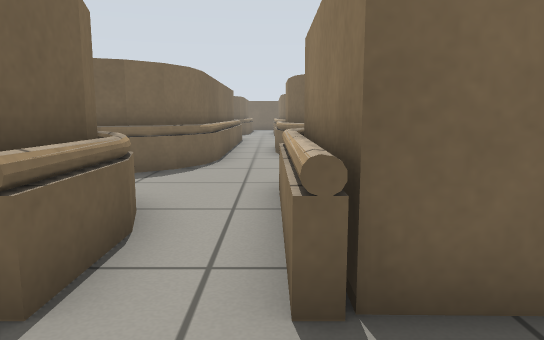
View 1 (above)

24 first-person views from a walk through a world built for the Gazebo simulator. The camera is 0.61 m above the floor, tilts 8° down and sees 70° across. The floor is counted in squares, 0.5 m on a side. Each view is taken from the middle of a square. On the plan, view 1 faces up. The plan holds only what a view shows up to about 15 squares ahead; the rest is blank.

View 2
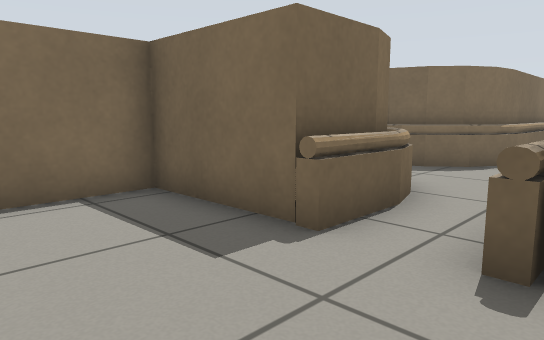

View 3
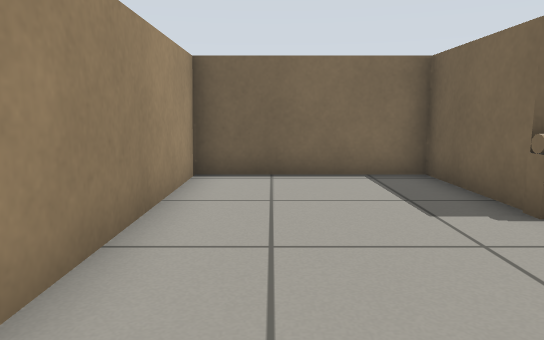

View 4
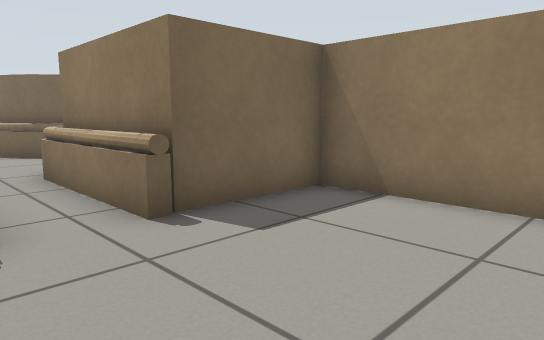

View 5
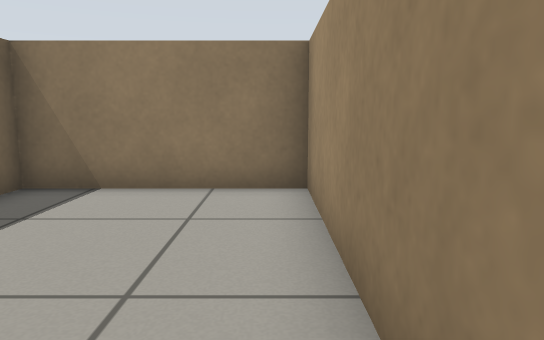

View 6
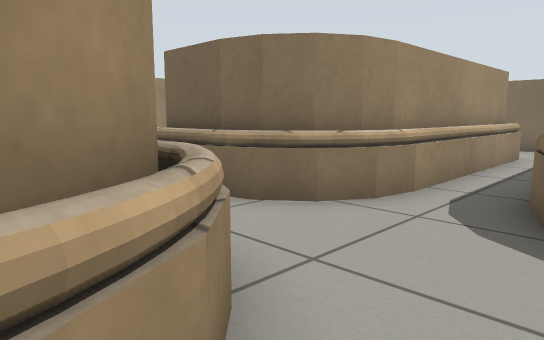

View 7
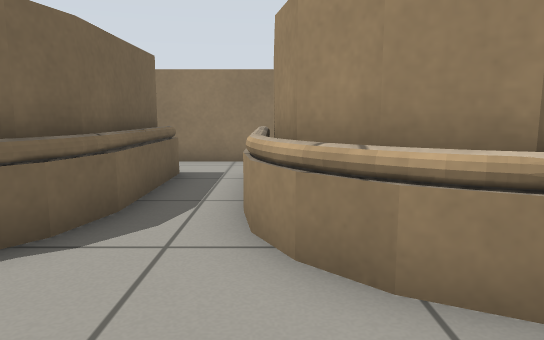

View 8
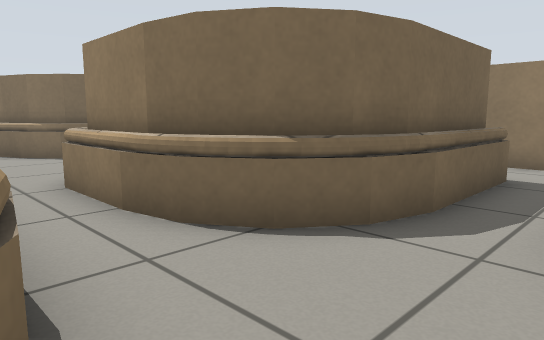

View 9
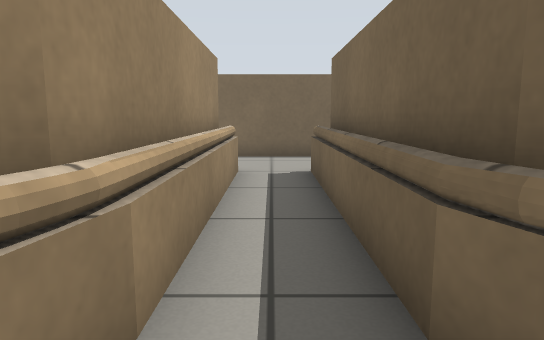

View 10
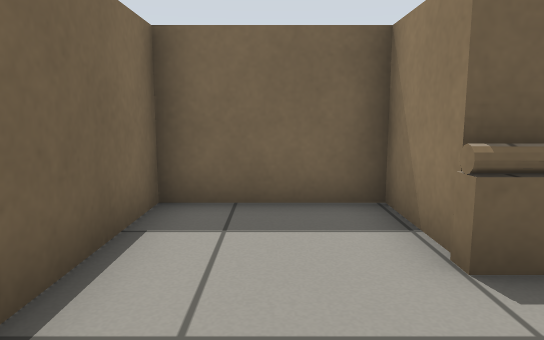

View 11
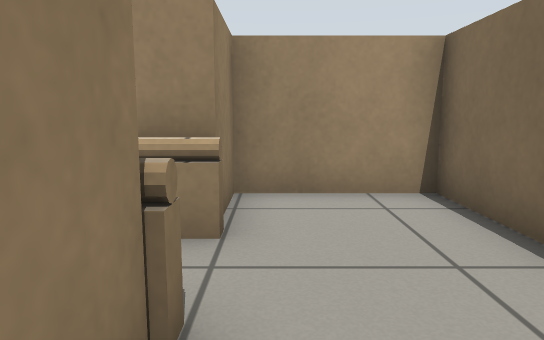

View 12
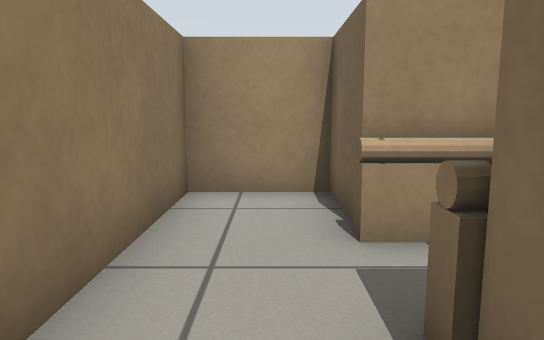

View 13
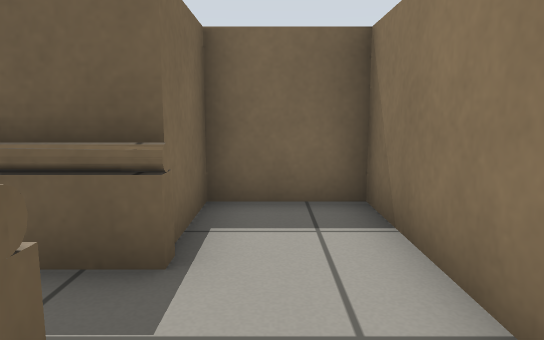

View 14
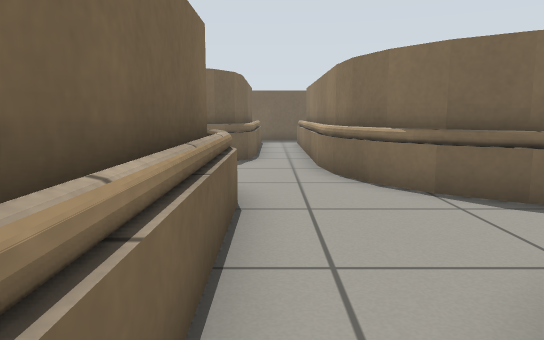

View 15
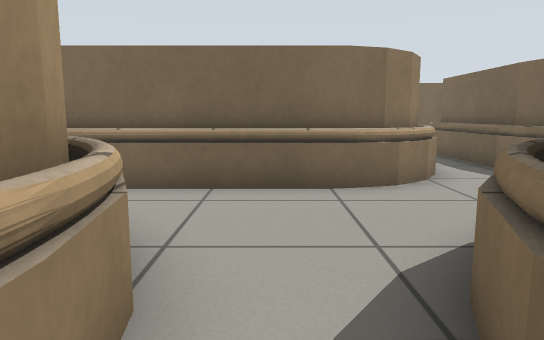

View 16
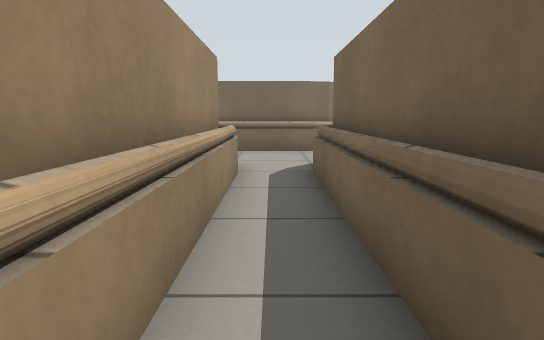

View 17
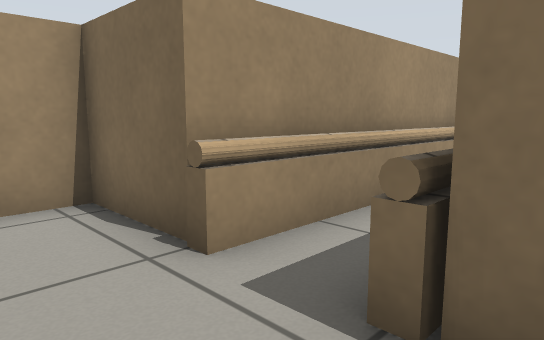

View 18
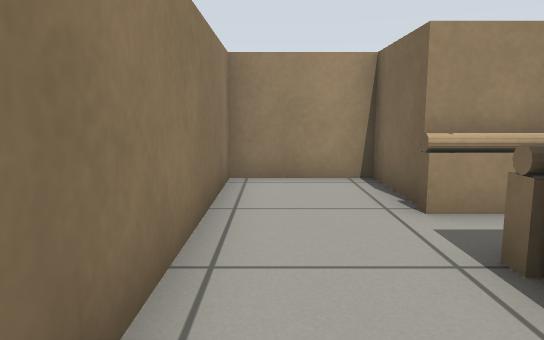

View 19
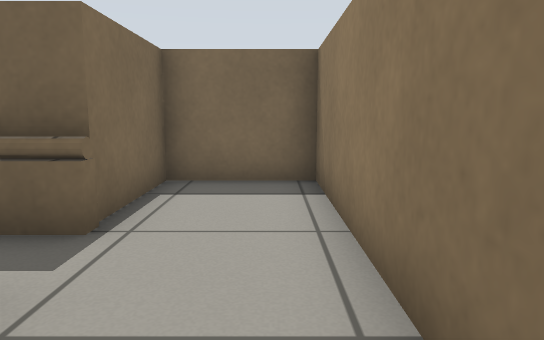

View 20
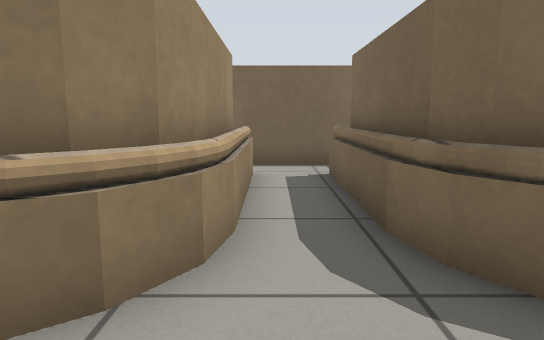

View 21
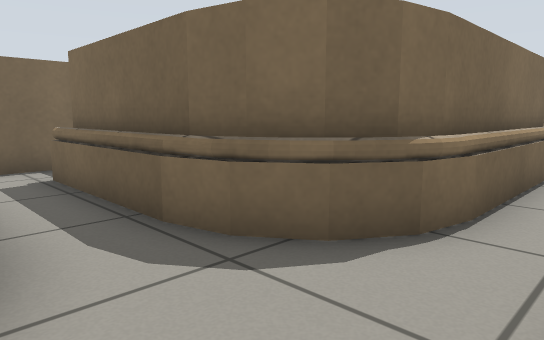

View 22
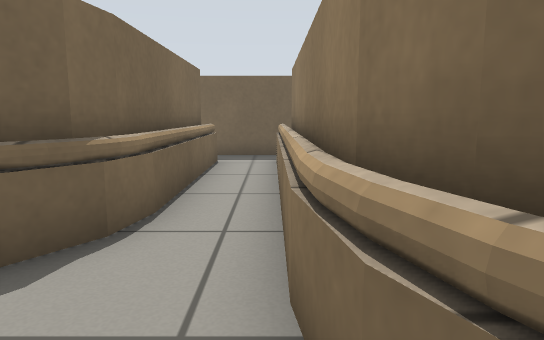

View 23
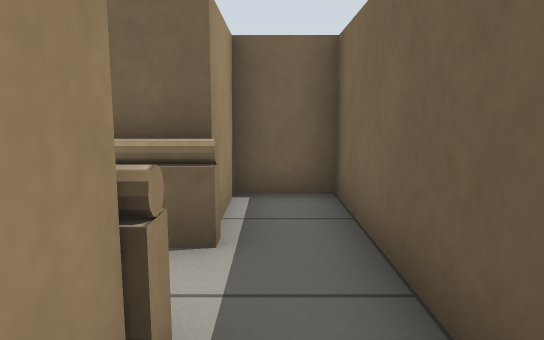

View 24
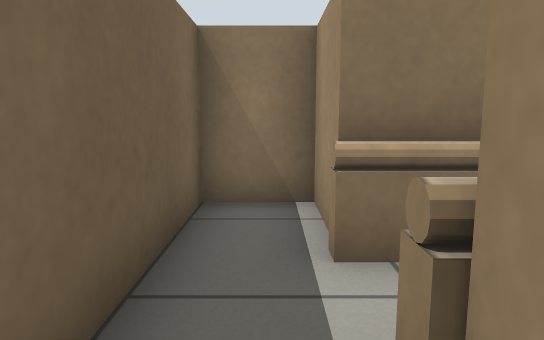

### Floor plan
Key: @ floor where view 1 was taken; # wall or solid block; . floor; = window, fence, low wall or low ledge.
Columns run from 14 left of view 1 to 14 right of it. Each row starts with its distance up from view 1.
 33           ########
 32           #......#
 31           ###.=###
 30             #.=#
 29             #.=#
 28             #.=#
 27             #.=#
 26             #.=#
 25            ##.=#
 24     # ######=.=#
 23     #.=====...=#         ####
 22     #..........#         #..#
 21     # ######...##        #..#
 20            ##...###      #..#
 19             #....=########..#
 18             #...............#
 17             #...=#########..#
 16             #..###       #..#
 15             #.=#         #..#
 14             #.=#         ####
 13             #.=#    ####
 12             #..#    #..#
 11 #####       #..###  #..#
 10 #...#      ##...=####..#
  9 #...#     ##=..........#
  8 #...#######=....#####..#
  7 #..............##   #..#
  6 #...#######=..=#    ####
  5 #...#     ###.=#
  4 #####       #.=#
  3             #.=#
  2          ####..####
  1          #........#
  0          #....@...#
 -1          #........#
 -2          #........#
 -3          ##########

Where each view was taken, in squares from view 1:
view 1: 0 up, 0 right, facing up
view 2: 1 down, 1 right, facing up-left
view 3: 1 down, 3 right, facing left
view 4: 2 down, 2 left, facing up-right
view 5: 2 down, 3 left, facing right
view 6: 9 up, 2 right, facing down-left
view 7: 8 up, 2 left, facing right
view 8: 8 up, 2 left, facing up-right
view 9: 7 up, 2 left, facing left
view 10: 5 up, 12 left, facing up
view 11: 10 up, 11 left, facing down
view 12: 12 up, 7 right, facing down
view 13: 7 up, 7 right, facing up
view 14: 14 up, 1 left, facing up
view 15: 18 up, 5 right, facing left
view 16: 18 up, 12 right, facing left
view 17: 20 up, 13 right, facing down-left
view 18: 22 up, 13 right, facing down
view 19: 15 up, 13 right, facing up
view 20: 22 up, 0 right, facing left
view 21: 21 up, 0 right, facing up-left
view 22: 21 up, 0 right, facing up
view 23: 32 up, 2 right, facing left
view 24: 32 up, 3 left, facing right
